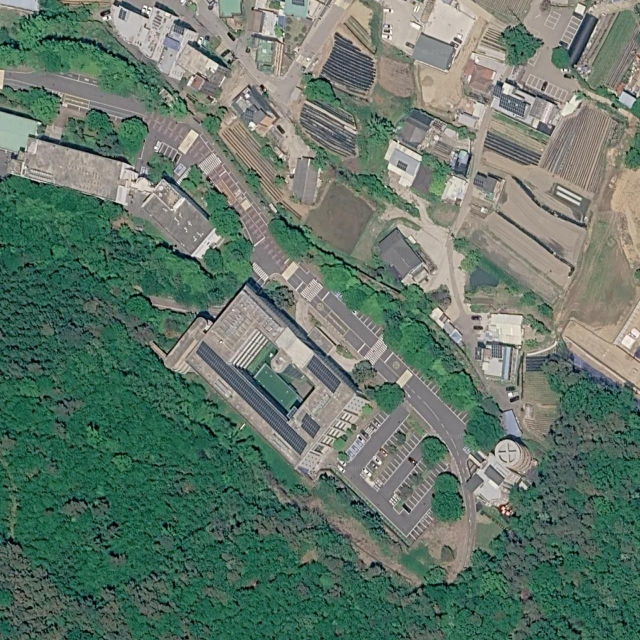
#> input picture research/frame-runs/FR-20261103-976876/artifacts/1/camera-satellite.jpg, 1280 x 1280 px (shown at 1/2 size)
$ python grid.py
#> lines starting #> are read from the running program, lines starting #| are printed output that depends on the picture
from PIL import Image,ImageDraw
im=Image.open('camera-satellite.jpg').crop((450,500,850,900)).resize((1200,1200))
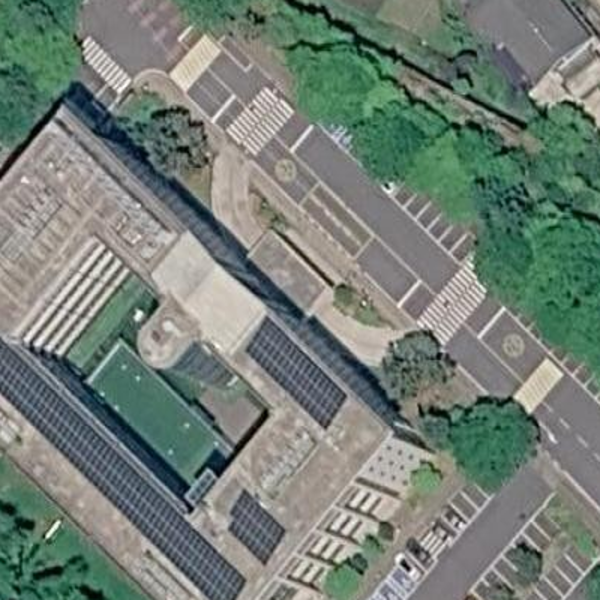
#> im: PIL image 1200x1200 RGB (shown at 1/2 size); mean R, G, B 115.8, 127, 118.2
d=ImageDraw.Draw(im)
for x in range(450,851,25):
 a=(x-450)*3;d.line((a,0,a,1200),fill=(255,255,0),width=1);d.text((a+2,4),str(x),fill=(255,0,0))
for y in range(500,901,25):
 a=(y-500)*3;d.line((0,a,1200,a),fill=(255,255,0),width=1);d.text((2,a+3),str(y),fill=(255,0,0))
d.ellipse(((645-450)*3-10,(757-500)*3-10,(645-450)*3+10,(757-500)*3+10),outline='red',width=4)
im.save('satellite-grid.jpg')
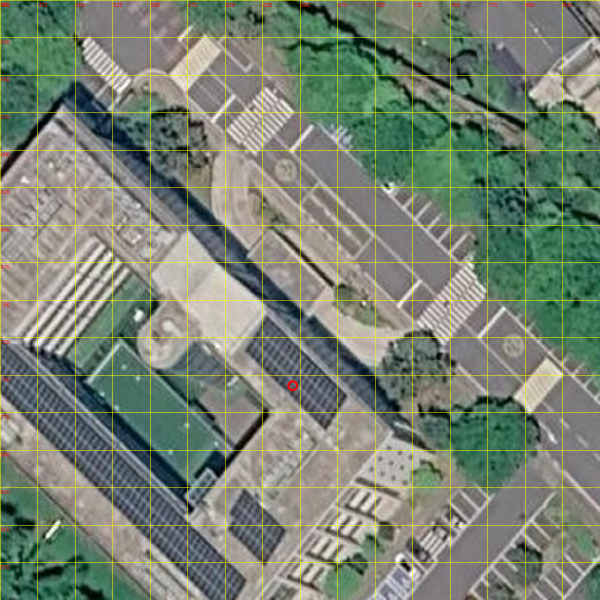
#> saved as satellite-grid.jpg: PIL image 1200x1200 RGB (shown at 1/2 size); mean R, G, B 119.7, 130.3, 115

$ run again, with research/frame-runs/FR-20261103-976876/artifacts/1/campus-satellite.jpg copied over research/frame-runs/FR-20261103-976876/artifacts/1/camera-satellite.jpg
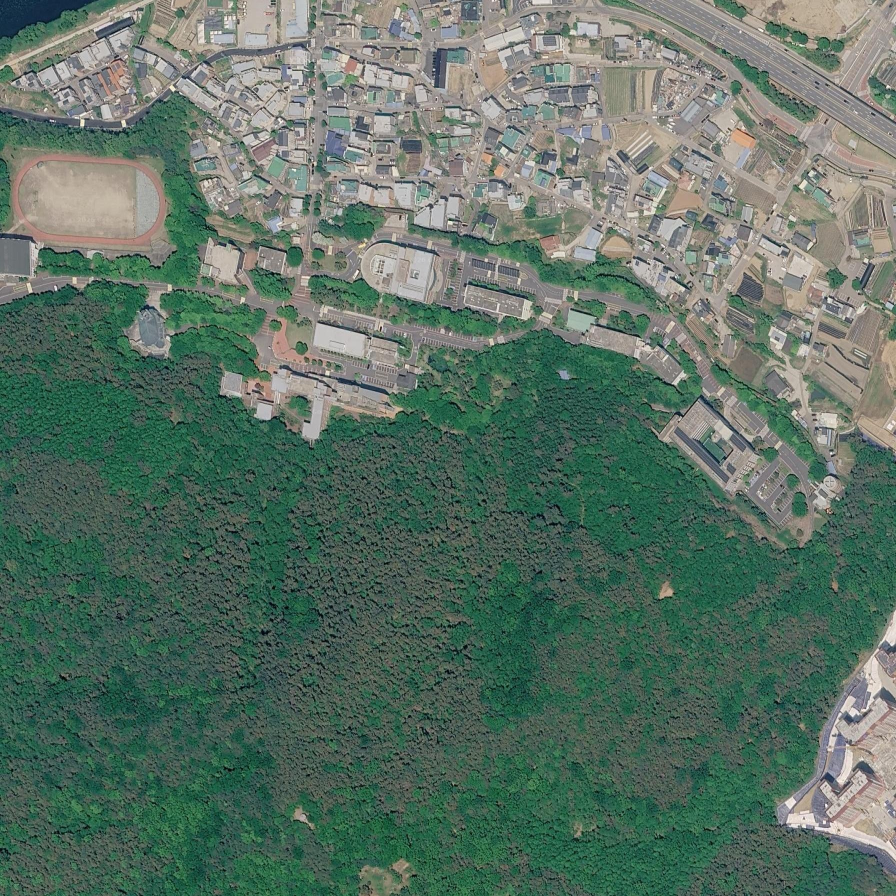
#> input picture research/frame-runs/FR-20261103-976876/artifacts/1/campus-satellite.jpg, 1792 x 1792 px (shown at 1/2 size)
#> `im=Image.open('camera-satellite.jpg').crop((450,500,850,900)).resize((..`:
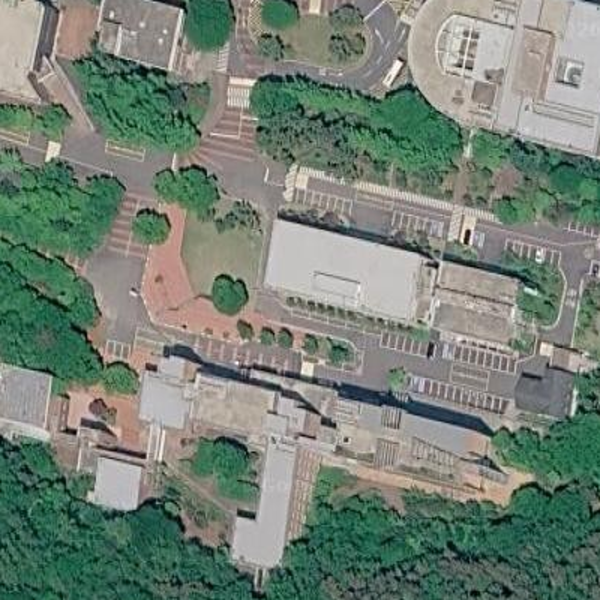
#> im: PIL image 1200x1200 RGB (shown at 1/2 size); mean R, G, B 116.5, 129, 117
#> `im.save('satellite-grid.jpg')`:
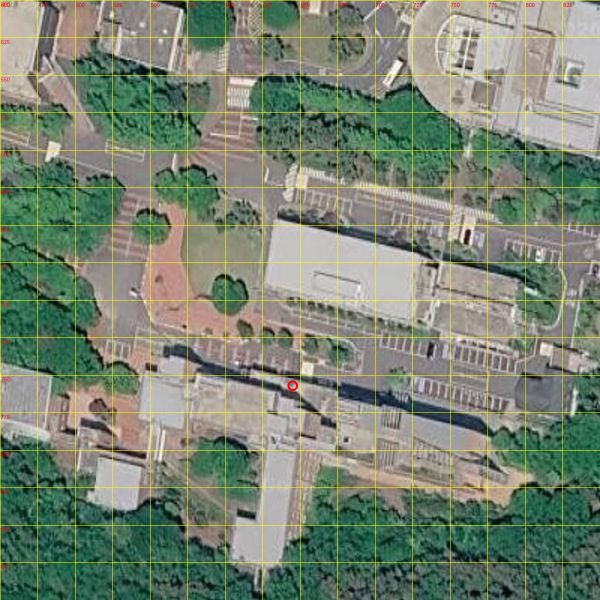
#> saved as satellite-grid.jpg: PIL image 1200x1200 RGB (shown at 1/2 size); mean R, G, B 120.3, 132.2, 113.8

$ run again, with research/frame-runs/FR-20261103-976876/artifacts/1/comparison-building.jpg copied over research/frame-runs/FR-20261103-976876/artifacts/1/camera-satellite.jpg
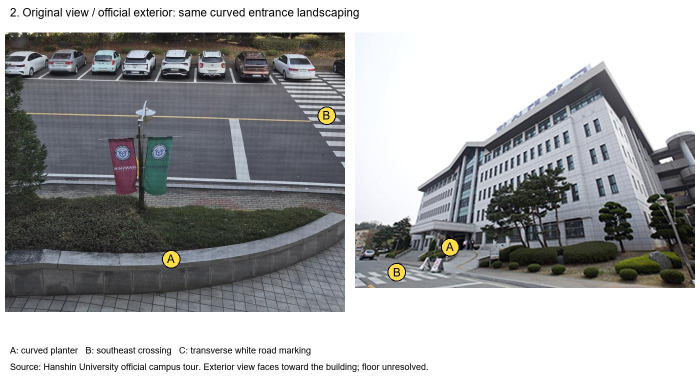
#> input picture research/frame-runs/FR-20261103-976876/artifacts/1/comparison-building.jpg, 1400 x 760 px (shown at 1/2 size)
#> `im=Image.open('camera-satellite.jpg').crop((450,500,850,900)).resize((..`:
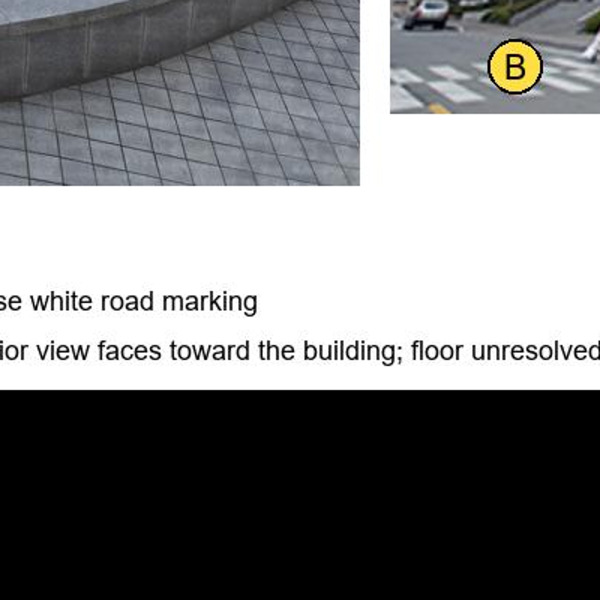
#> im: PIL image 1200x1200 RGB (shown at 1/2 size); mean R, G, B 126.4, 127, 127.8
#> `im.save('satellite-grid.jpg')`:
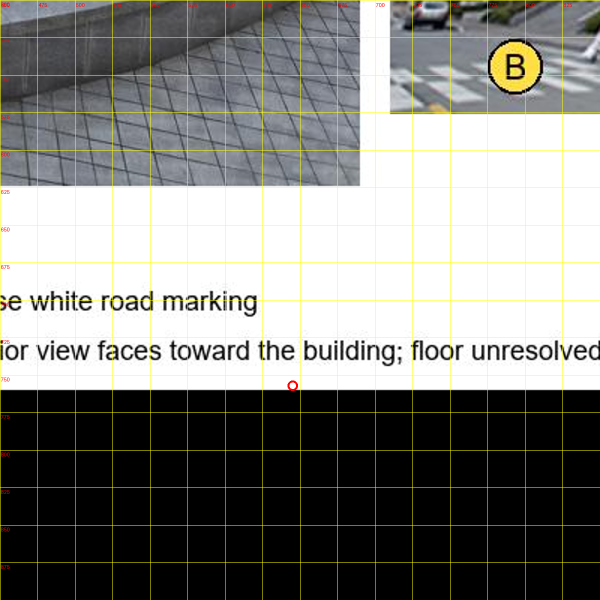
#> saved as satellite-grid.jpg: PIL image 1200x1200 RGB (shown at 1/2 size); mean R, G, B 129.9, 130.2, 124.1

$ run again, with research/frame-runs/FR-20261103-976876/artifacts/1/comparison-layout.jpg copied over research/frame-runs/FR-20261103-976876/artifacts/1/camera-satellite.jpg
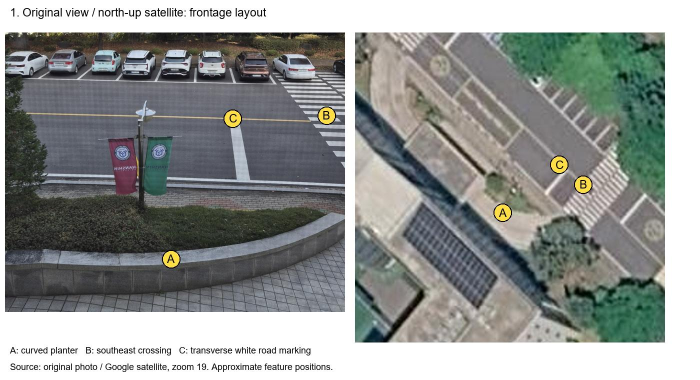
#> input picture research/frame-runs/FR-20261103-976876/artifacts/1/comparison-layout.jpg, 1400 x 760 px (shown at 1/2 size)
#> `im=Image.open('camera-satellite.jpg').crop((450,500,850,900)).resize((..`:
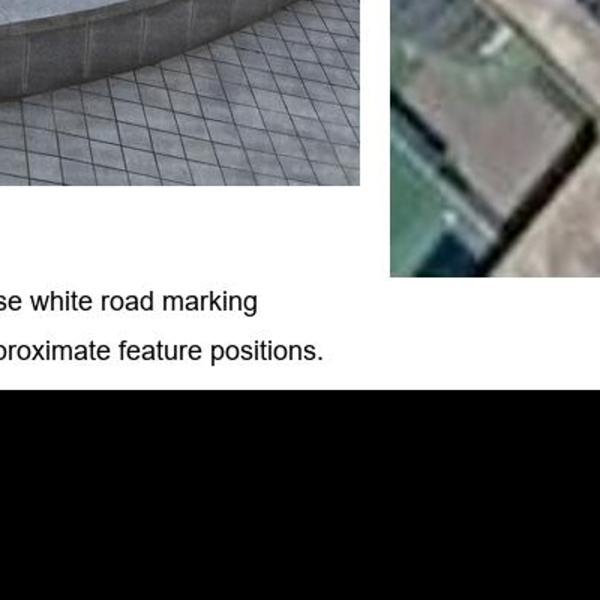
#> im: PIL image 1200x1200 RGB (shown at 1/2 size); mean R, G, B 112.9, 114.5, 114.9
#> `im.save('satellite-grid.jpg')`:
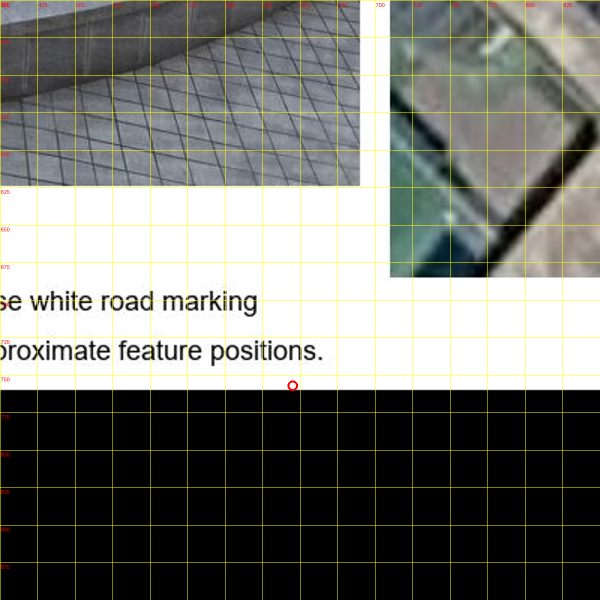
#> saved as satellite-grid.jpg: PIL image 1200x1200 RGB (shown at 1/2 size); mean R, G, B 116.7, 117.9, 111.6
